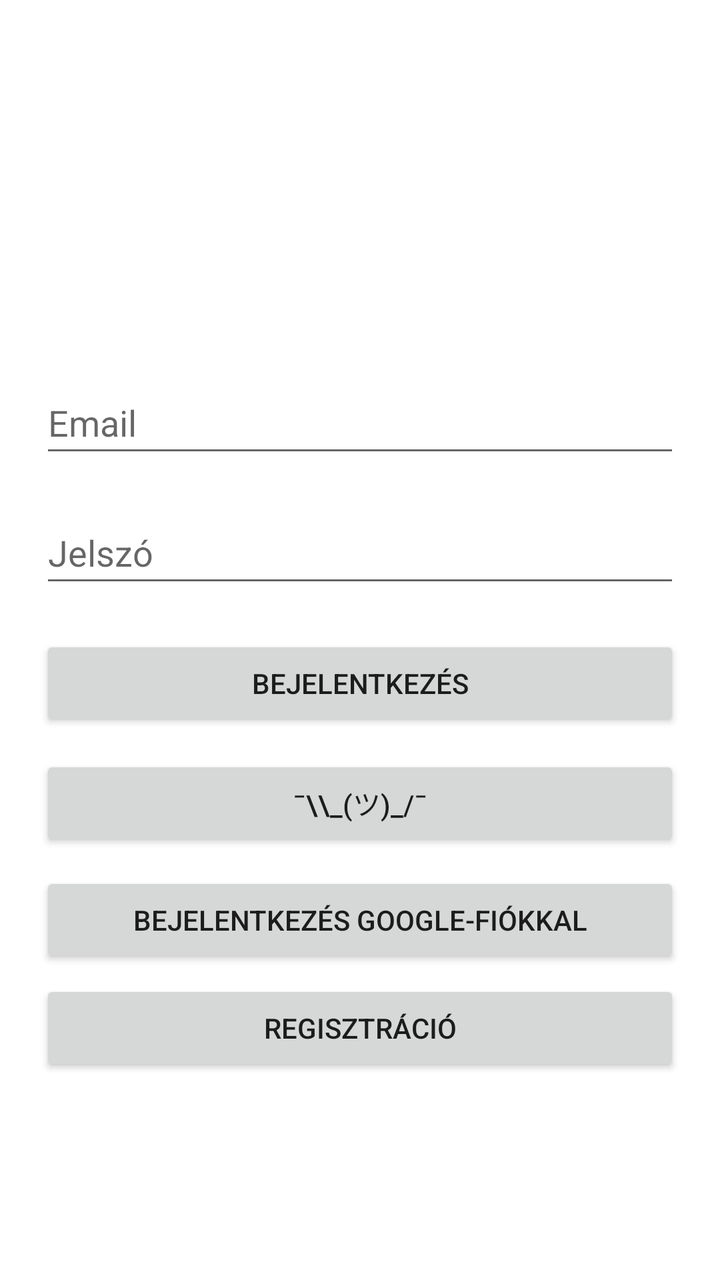
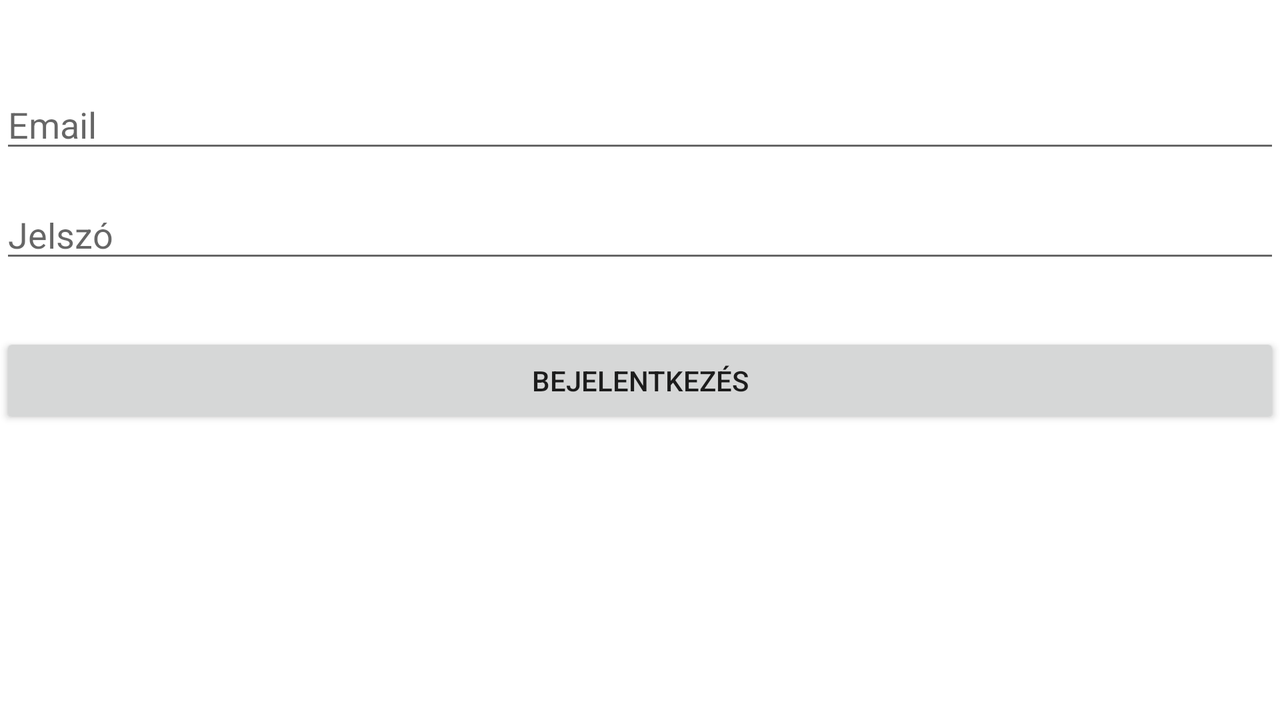

One screen, two layout resources from the same app: the default and the author's alternative for another configuration. Each is rendered where Android would select it; the XML of both is given below.
<!-- AndroidManifest.xml: application theme Theme.MovieTicketShop -->
<!-- res/layout/activity_main.xml -->
<?xml version="1.0" encoding="utf-8"?>
<androidx.constraintlayout.widget.ConstraintLayout
    xmlns:android="http://schemas.android.com/apk/res/android"
    xmlns:app="http://schemas.android.com/apk/res-auto"
    xmlns:tools="http://schemas.android.com/tools"
    android:layout_width="match_parent"
    android:layout_height="match_parent"
    android:padding="20dp"
    tools:context=".MainActivity">

    <EditText
        android:id="@+id/editTextEmail"
        android:layout_width="match_parent"
        android:layout_height="wrap_content"
        android:ems="10"
        android:hint="@string/loginEmail"
        android:inputType="textEmailAddress"
        android:minHeight="48dp"
        app:layout_constraintBottom_toBottomOf="parent"
        app:layout_constraintEnd_toEndOf="parent"
        app:layout_constraintHorizontal_bias="0.0"
        app:layout_constraintStart_toStartOf="parent"
        app:layout_constraintTop_toTopOf="parent"
        app:layout_constraintVertical_bias="0.3" />

    <EditText
        android:id="@+id/editTextPassword"
        android:layout_width="match_parent"
        android:layout_height="wrap_content"
        android:ems="10"
        android:hint="@string/loginPassword"
        android:inputType="textPassword"
        android:minHeight="48dp"
        app:layout_constraintBottom_toBottomOf="parent"
        app:layout_constraintTop_toBottomOf="@+id/editTextEmail"
        app:layout_constraintVertical_bias="0.05"
        tools:layout_editor_absoluteX="16dp" />

    <Button
        android:id="@+id/loginButton"
        android:layout_width="0dp"
        android:layout_height="wrap_content"
        android:text="@string/login"
        android:onClick="login"
        app:layout_constraintBottom_toBottomOf="parent"
        app:layout_constraintEnd_toEndOf="parent"
        app:layout_constraintHorizontal_bias="1.0"
        app:layout_constraintStart_toStartOf="parent"
        app:layout_constraintTop_toBottomOf="@+id/editTextPassword"
        app:layout_constraintVertical_bias="0.07"/>

    <Button
        android:id="@+id/guestLoginButton"
        android:layout_width="0dp"
        android:layout_height="wrap_content"
        android:layout_marginTop="12dp"
        android:onClick="loginAsGuest"
        android:text="¯\\_(ツ)_/¯"
        app:layout_constraintEnd_toEndOf="parent"
        app:layout_constraintHorizontal_bias="1.0"
        app:layout_constraintStart_toStartOf="parent"
        app:layout_constraintTop_toBottomOf="@+id/loginButton"
        tools:ignore="OnClick" />

    <Button
        android:id="@+id/googleSignInButton"
        android:layout_width="0dp"
        android:layout_height="wrap_content"
        android:onClick="loginWithGoogle"
        android:text="@string/loginWithGoogle"
        app:layout_constraintBottom_toBottomOf="parent"
        app:layout_constraintEnd_toEndOf="parent"
        app:layout_constraintHorizontal_bias="1.0"
        app:layout_constraintStart_toStartOf="parent"
        app:layout_constraintTop_toBottomOf="@+id/guestLoginButton"
        app:layout_constraintVertical_bias="0.07"
        tools:ignore="UsingOnClickInXml" />

    <Button
        android:id="@+id/registerButton"
        android:layout_width="0dp"
        android:layout_height="wrap_content"
        android:onClick="registration"
        android:text="@string/registration"
        app:layout_constraintBottom_toBottomOf="parent"
        app:layout_constraintEnd_toEndOf="parent"
        app:layout_constraintStart_toStartOf="parent"
        app:layout_constraintTop_toBottomOf="@+id/googleSignInButton"
        app:layout_constraintVertical_bias="0.07" />

</androidx.constraintlayout.widget.ConstraintLayout>
<!-- resources referenced by this layout -->
<resources>
  <string name="login">Bejelentkezés</string>
  <string name="loginEmail">Email</string>
  <string name="loginPassword">Jelszó</string>
  <string name="loginWithGoogle">Bejelentkezés Google-fiókkal</string>
  <string name="registration">Regisztráció</string>
  <style name="Theme.MovieTicketShop" parent="Theme.MaterialComponents.DayNight.DarkActionBar">
          
          <item name="colorPrimary">@color/purple_500</item>
          <item name="colorPrimaryVariant">@color/purple_700</item>
          <item name="colorOnPrimary">@color/white</item>
          
          <item name="colorSecondary">@color/teal_200</item>
          <item name="colorSecondaryVariant">@color/teal_700</item>
          <item name="colorOnSecondary">@color/black</item>
          
          <item name="android:statusBarColor" tools:targetApi="l">?attr/colorPrimaryVariant</item>
          
      </style>
</resources>
<!-- res/layout-land/activity_main.xml (the author's variant of the layout above) -->
<!-- drawn on the phone turned sideways -->
<?xml version="1.0" encoding="utf-8"?>
<LinearLayout
    xmlns:android="http://schemas.android.com/apk/res/android"
    xmlns:app="http://schemas.android.com/apk/res-auto"
    xmlns:tools="http://schemas.android.com/tools"
    android:layout_width="match_parent"
    android:layout_height="match_parent"
    android:orientation="vertical"
    tools:context=".MainActivity">

    <EditText
        android:id="@+id/editTextEmail"
        android:layout_width="match_parent"
        android:layout_height="wrap_content"
        android:ems="10"
        android:hint="@string/loginEmail"
        android:inputType="text"
        android:layout_marginTop="40dp"
        app:layout_constraintBottom_toBottomOf="parent"
        app:layout_constraintEnd_toEndOf="parent"
        app:layout_constraintStart_toStartOf="parent"
        app:layout_constraintTop_toTopOf="parent" />

    <EditText
        android:id="@+id/editTextPassword"
        android:layout_width="match_parent"
        android:layout_height="35dp"
        android:layout_marginTop="20dp"
        android:ems="10"
        android:hint="@string/loginPassword"
        android:inputType="textPassword"
        app:layout_constraintBottom_toBottomOf="parent"
        app:layout_constraintEnd_toEndOf="parent"
        app:layout_constraintTop_toBottomOf="@+id/editTextEmail"
        app:layout_constraintVertical_bias="0.08" />

    <Button
        android:id="@+id/loginButton"
        android:layout_width="match_parent"
        android:layout_height="wrap_content"
        android:text="@string/login"
        android:onClick="login"
        android:layout_marginTop="30dp"
        app:layout_constraintBottom_toBottomOf="parent"
        app:layout_constraintEnd_toEndOf="parent"
        app:layout_constraintHorizontal_bias="0.0"
        app:layout_constraintStart_toStartOf="parent"
        app:layout_constraintTop_toBottomOf="@+id/editTextPassword"
        app:layout_constraintVertical_bias="0.115" />

</LinearLayout>
<!-- resources referenced by the variant -->
<!-- as the phone turned sideways resolves them -->
<resources>
  <string name="login">Bejelentkezés</string>
  <string name="loginEmail">Email</string>
  <string name="loginPassword">Jelszó</string>
  <style name="Theme.MovieTicketShop" parent="Theme.MaterialComponents.DayNight.DarkActionBar">
          
          <item name="colorPrimary">@color/purple_500</item>
          <item name="colorPrimaryVariant">@color/purple_700</item>
          <item name="colorOnPrimary">@color/white</item>
          
          <item name="colorSecondary">@color/teal_200</item>
          <item name="colorSecondaryVariant">@color/teal_700</item>
          <item name="colorOnSecondary">@color/black</item>
          
          <item name="android:statusBarColor" tools:targetApi="l">?attr/colorPrimaryVariant</item>
          
      </style>
</resources>
